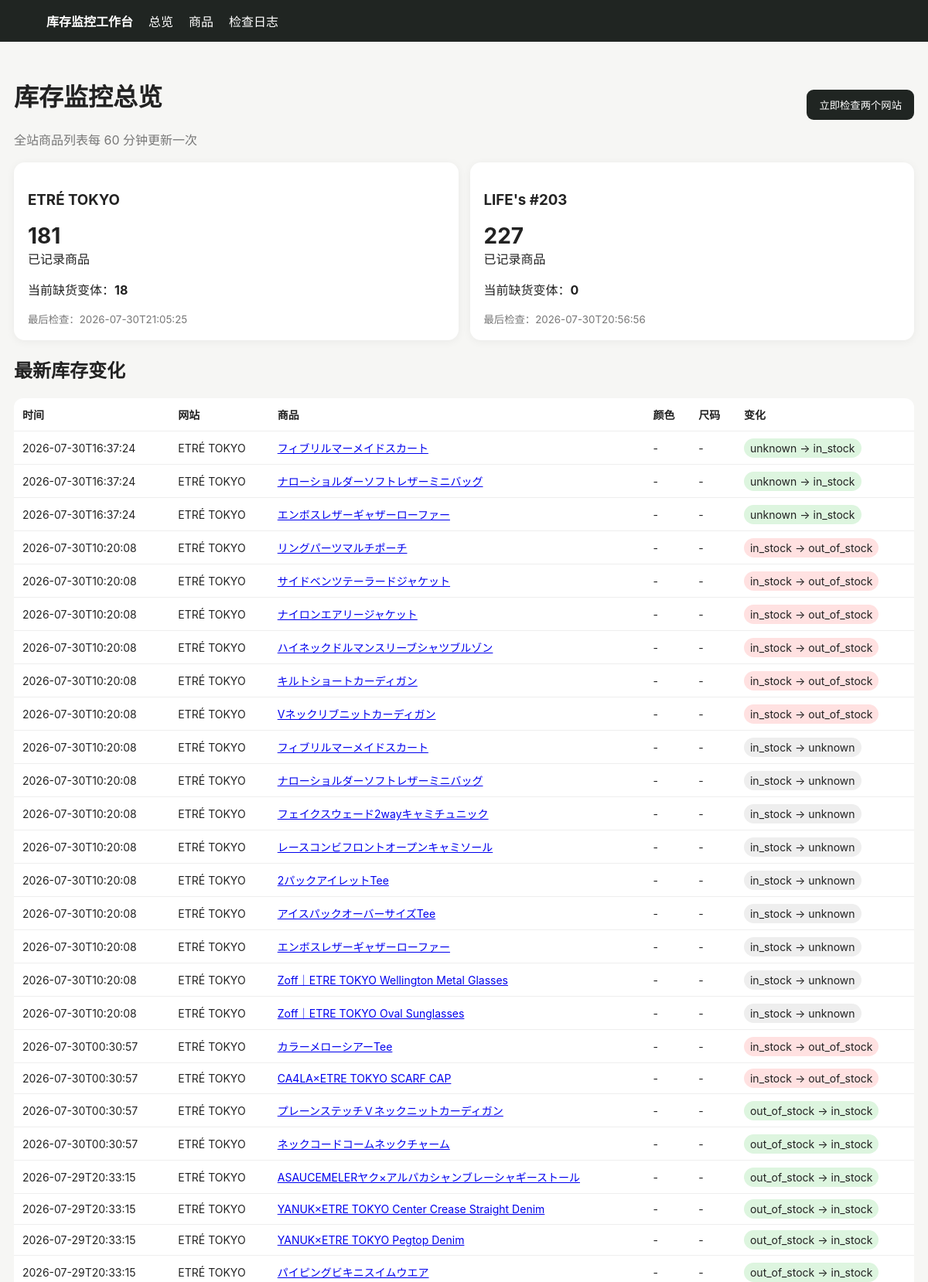
The page / (upper part) on the database its author committed.
### tables this page shows
CREATE TABLE changes (
 id INTEGER PRIMARY KEY AUTOINCREMENT,
 product_id INTEGER NOT NULL,
 color TEXT NOT NULL DEFAULT '',
 size TEXT NOT NULL DEFAULT '',
 old_status TEXT NOT NULL,
 new_status TEXT NOT NULL,
 detected_at TEXT NOT NULL
);

CREATE TABLE products (
 id INTEGER PRIMARY KEY AUTOINCREMENT,
 site TEXT NOT NULL,
 url TEXT NOT NULL UNIQUE,
 name TEXT NOT NULL,
 price TEXT,
 image_url TEXT,
 first_seen TEXT NOT NULL,
 last_seen TEXT NOT NULL
);

### app/main.py (the view)
@app.get("/")
def dashboard(request: Request):
    with conn() as c:
        sites = c.execute("""
        SELECT p.site, COUNT(DISTINCT p.id) products,
        SUM(CASE WHEN v.status='out_of_stock' THEN 1 ELSE 0 END) out_count,
        MAX(v.last_checked) last_checked
        FROM products p LEFT JOIN variants v ON v.product_id=p.id
        GROUP BY p.site ORDER BY p.site
        """).fetchall()
        changes = c.execute("""
        SELECT ch.*,p.site,p.name,p.url,p.image_url
        FROM changes ch JOIN products p ON p.id=ch.product_id
        ORDER BY ch.detected_at DESC LIMIT 100
        """).fetchall()
        runs = c.execute("SELECT * FROM runs ORDER BY id DESC LIMIT 20").fetchall()
    return templates.TemplateResponse("dashboard.html", {"request":request,"sites":sites,"changes":changes,"runs":runs})

### app/templates/dashboard.html (shortened to what this page needs)
{% extends "base.html" %}{% block content %}
<div class="top"><div><h1>库存监控总览</h1><div class="muted">全站商品列表每 60 分钟更新一次</div></div>
<form method="post" action="/run"><button>立即检查两个网站</button></form></div>
<div class="grid">{% for s in sites %}<div class="card"><h3>{{s.site}}</h3><div class="big">{{s.products or 0}}</div><div>已记录商品</div><p>当前缺货变体：<b>{{s.out_count or 0}}</b></p><small class="muted">最后检查：{{s.last_checked or "尚未检查"}}</small></div>{% endfor %}</div>
<h2>最新库存变化</h2><table><tr><th>时间</th><th>网站</th><th>商品</th><th>颜色</th><th>尺码</th><th>变化</th></tr>
{% for x in changes %}<tr><td>{{x.detected_at}}</td><td>{{x.site}}</td><td><a href="/product/{{x.product_id}}">{{x.name}}</a></td><td>{{x.color or "-"}}</td><td>{{x.size or "-"}}</td><td><span class="badge {{x.new_status}}">{{x.old_status}} → {{x.new_status}}</span></td></tr>{% else %}<tr><td colspan="6">第一次扫描后这里会显示变化。首次建立库存快照不会产生变化提醒。</td></tr>{% endfor %}</table>
{% endblock %}

### app/templates/base.html (style rules this page uses)
body { font-family:-apple-system,BlinkMacSystemFont,"Segoe UI",sans-serif;background:#f6f6f4;color:#222;margin:0 }
.grid { display:grid;grid-template-columns:repeat(auto-fit,minmax(240px,1fr));gap:15px }
.card { background:#fff;border-radius:14px;padding:18px;box-shadow:0 2px 12px #0000000d }
.big { font-size:28px;font-weight:700 }
button { background:#202522;color:#fff;border:0;border-radius:9px;padding:10px 16px;cursor:pointer }
table { width:100%;border-collapse:collapse;background:#fff;border-radius:12px;overflow:hidden }
th,td { padding:11px;border-bottom:1px solid #eee;text-align:left;font-size:14px }
.badge { padding:4px 8px;border-radius:999px;background:#eee }
.out_of_stock { background:#ffe1e1 }
.in_stock { background:#ddf5df }
.unknown { background:#eee }
.muted { color:#777 }
.top { display:flex;justify-content:space-between;align-items:center;margin-bottom:18px }

### rows shown on the page
changes: detected_at "2026-07-30T16:37:24", site "ETRÉ TOKYO", name "フィブリルマーメイドスカート", color "-", size "-", old_status "unknown", new_status "in_stock"
changes: detected_at "2026-07-30T16:37:24", site "ETRÉ TOKYO", name "ナローショルダーソフトレザーミニバッグ", color "-", size "-", old_status "unknown", new_status "in_stock"
changes: detected_at "2026-07-30T16:37:24", site "ETRÉ TOKYO", name "エンボスレザーギャザーローファー", color "-", size "-", old_status "unknown", new_status "in_stock"
changes: detected_at "2026-07-30T10:20:08", site "ETRÉ TOKYO", name "リングパーツマルチポーチ", color "-", size "-", old_status "in_stock", new_status "out_of_stock"
changes: detected_at "2026-07-30T10:20:08", site "ETRÉ TOKYO", name "サイドベンツテーラードジャケット", color "-", size "-", old_status "in_stock", new_status "out_of_stock"
changes: detected_at "2026-07-30T10:20:08", site "ETRÉ TOKYO", name "ナイロンエアリージャケット", color "-", size "-", old_status "in_stock", new_status "out_of_stock"
changes: detected_at "2026-07-30T10:20:08", site "ETRÉ TOKYO", name "ハイネックドルマンスリーブシャツブルゾン", color "-", size "-", old_status "in_stock", new_status "out_of_stock"
changes: detected_at "2026-07-30T10:20:08", site "ETRÉ TOKYO", name "キルトショートカーディガン", color "-", size "-", old_status "in_stock", new_status "out_of_stock"
changes: detected_at "2026-07-30T10:20:08", site "ETRÉ TOKYO", name "Vネックリブニットカーディガン", color "-", size "-", old_status "in_stock", new_status "out_of_stock"
changes: detected_at "2026-07-30T10:20:08", site "ETRÉ TOKYO", name "フィブリルマーメイドスカート", color "-", size "-", old_status "in_stock", new_status "unknown"
changes: detected_at "2026-07-30T10:20:08", site "ETRÉ TOKYO", name "ナローショルダーソフトレザーミニバッグ", color "-", size "-", old_status "in_stock", new_status "unknown"
changes: detected_at "2026-07-30T10:20:08", site "ETRÉ TOKYO", name "フェイクスウェード2wayキャミチュニック", color "-", size "-", old_status "in_stock", new_status "unknown"
changes: detected_at "2026-07-30T10:20:08", site "ETRÉ TOKYO", name "レースコンビフロントオープンキャミソール", color "-", size "-", old_status "in_stock", new_status "unknown"
changes: detected_at "2026-07-30T10:20:08", site "ETRÉ TOKYO", name "2パックアイレットTee", color "-", size "-", old_status "in_stock", new_status "unknown"
changes: detected_at "2026-07-30T10:20:08", site "ETRÉ TOKYO", name "アイスパックオーバーサイズTee", color "-", size "-", old_status "in_stock", new_status "unknown"
changes: detected_at "2026-07-30T10:20:08", site "ETRÉ TOKYO", name "エンボスレザーギャザーローファー", color "-", size "-", old_status "in_stock", new_status "unknown"
changes: detected_at "2026-07-30T10:20:08", site "ETRÉ TOKYO", name "Zoff｜ETRE TOKYO Wellington Metal Glasses", color "-", size "-", old_status "in_stock", new_status "unknown"
changes: detected_at "2026-07-30T10:20:08", site "ETRÉ TOKYO", name "Zoff｜ETRE TOKYO Oval Sunglasses", color "-", size "-", old_status "in_stock", new_status "unknown"
changes: detected_at "2026-07-30T00:30:57", site "ETRÉ TOKYO", name "カラーメローシアーTee", color "-", size "-", old_status "in_stock", new_status "out_of_stock"
changes: detected_at "2026-07-30T00:30:57", site "ETRÉ TOKYO", name "CA4LA×ETRE TOKYO SCARF CAP", color "-", size "-", old_status "in_stock", new_status "out_of_stock"
changes: detected_at "2026-07-30T00:30:57", site "ETRÉ TOKYO", name "プレーンステッチＶネックニットカーディガン", color "-", size "-", old_status "out_of_stock", new_status "in_stock"
changes: detected_at "2026-07-30T00:30:57", site "ETRÉ TOKYO", name "ネックコードコームネックチャーム", color "-", size "-", old_status "out_of_stock", new_status "in_stock"
changes: detected_at "2026-07-29T20:33:15", site "ETRÉ TOKYO", name "ASAUCEMELERヤク×アルパカシャンブレーシャギーストール", color "-", size "-", old_status "out_of_stock", new_status "in_stock"
changes: detected_at "2026-07-29T20:33:15", site "ETRÉ TOKYO", name "YANUK×ETRE TOKYO Center Crease Straight Denim", color "-", size "-", old_status "out_of_stock", new_status "in_stock"
changes: detected_at "2026-07-29T20:33:15", site "ETRÉ TOKYO", name "YANUK×ETRE TOKYO Pegtop Denim", color "-", size "-", old_status "out_of_stock", new_status "in_stock"
changes: detected_at "2026-07-29T20:33:15", site "ETRÉ TOKYO", name "パイピングビキニスイムウエア", color "-", size "-", old_status "out_of_stock", new_status "in_stock"

### other values the page prints
{{ s.site }} "ETRÉ TOKYO" "LIFE's #203"
{{ s.products or 0 }} "181" "227"
{{ s.out_count or 0 }} "18" "0"
{{ s.last_checked or "尚未检查" }} "2026-07-30T21:05:25" "2026-07-30T20:56:56"
